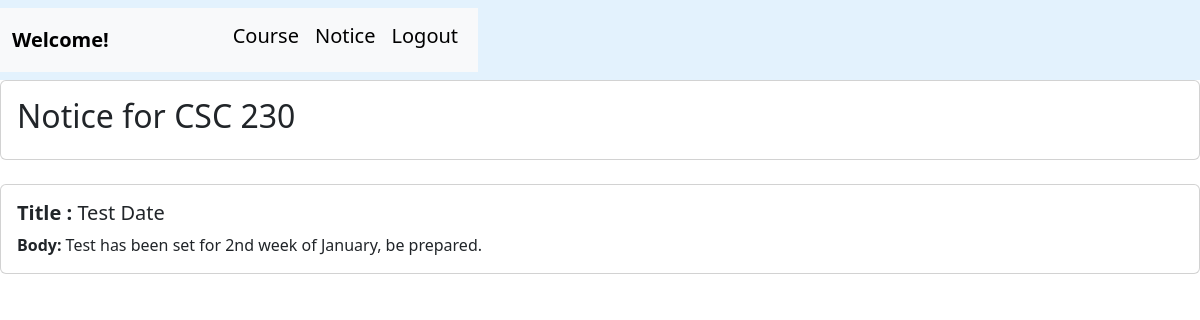
Screenshot of /student/notice/2 with the database file from the repository.
### lecturer/models.py (models this page shows, shortened)
class Notice(models.Model):
    lecturer = models.ForeignKey(User, on_delete = models.CASCADE ,related_name = 'lecturer_course_notice')
    course = models.ForeignKey(Course, on_delete = models.CASCADE, related_name = 'course_notice')
    title = models.CharField(max_length= 60, null = True, blank = True)
    body = models.TextField()
    time = models.DateTimeField(auto_now_add = True)

class Course(models.Model):
    name = models.CharField(max_length = 10)
    lecturer = models.ForeignKey(User, on_delete = models.CASCADE, related_name = 'lecturer_course')
    students = models.ManyToManyField(Student ,related_name = 'student_course')
    def __str__(self) :
        return self.name

### student/views.py (the view)
# urls.py: path("notice/<str:id>", views.edit_notice, name="notice_page"),
def notice_page(request, id):
    student_notices = Notice.objects.get(pk=id)
    context={
        'notice': student_notices,
    }
    return render(request, 'student/notice_page.html', context )

### student/templates/student/notice_page.html
{% extends 'student/layout.html' %}
{% load static %}
{% block body %}
    <div class="card">
        <div class="card-body">
            <h2>Notice for {{notice.course}}</h2>
        </div>
    </div>
    <br>
    <div class="card" >
        <div class="card-body">
            <h5 class="card-title" id="noticeTitle"><strong>Title : </strong> {{notice.title}}</h5>
            <p class="card-text" id="noticeBody"><strong>Body: </strong> {{notice.body}}</p>
        </div>
    </div>
{% endblock %}

### rows the page displays
Notice: course "CSC 230", title "Test Date", body "Test has been set for 2nd week of January, be prepared."
